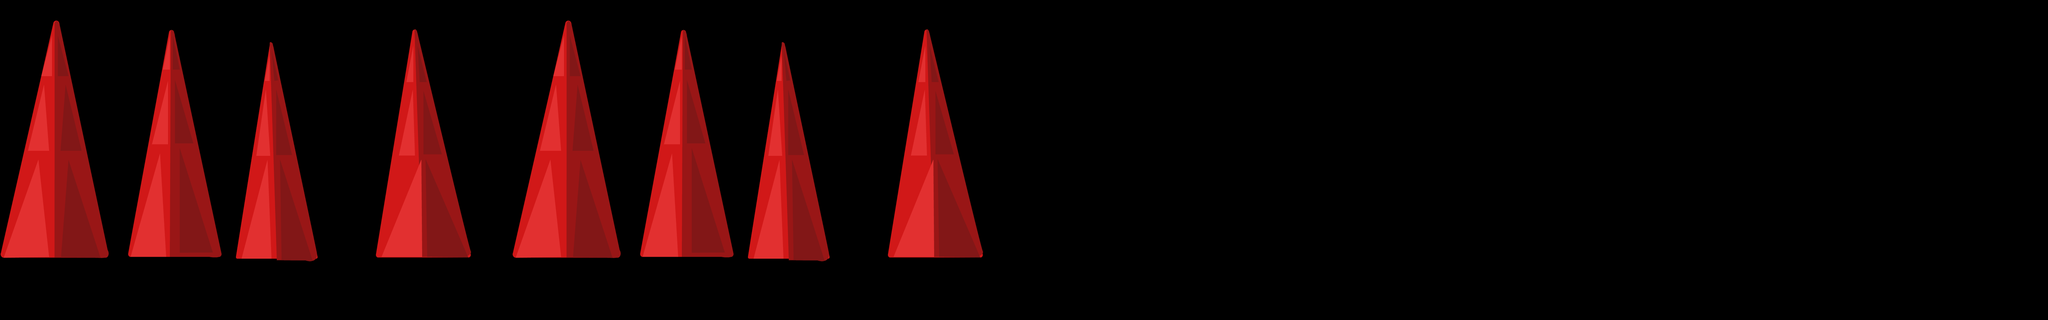

Tiled map render using the project's own tile images. Description and the map definition, with tile-layer contents summarised, below:
An orthogonal 160x25 tile map with 32x32 px tiles, 1 tile layer (Fondo).

<map version="1.0" orientation="orthogonal" renderorder="right-down" width="160" height="25" tilewidth="32" tileheight="32" nextobjectid="1">
 <tileset firstgid="1" name="Plano1" tilewidth="32" tileheight="32" tilecount="1000" columns="40">
  <image source="primerPlano_01.png" width="1280" height="800" />
 </tileset>
 <layer name="Fondo" width="160" height="25">
  <data>[4000 cells, 2000 non-empty, 1000 distinct tile ids]</data>
 </layer>
</map>